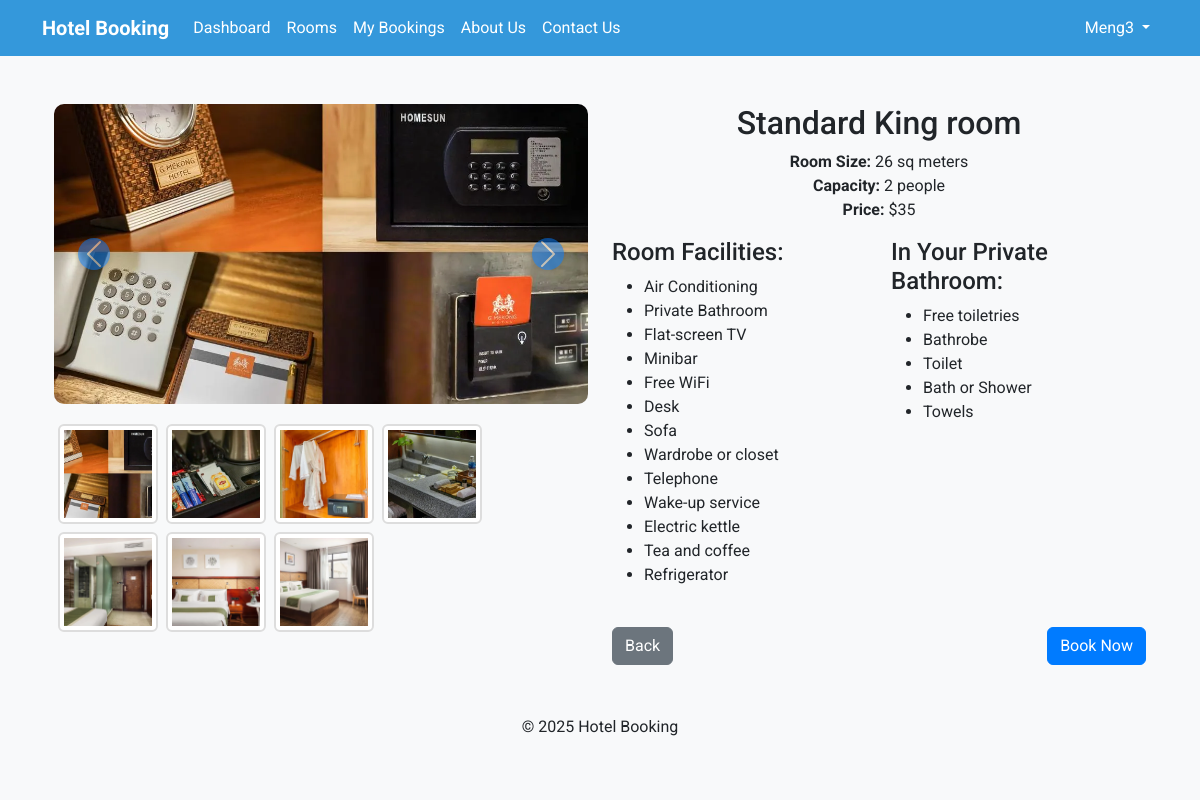
The page /rooms/4/ (signed in) on the database its author committed.
### bookings/models.py (models this page shows, shortened)
class RoomImage(models.Model):
    room = models.ForeignKey(Room, related_name='images', on_delete=models.CASCADE)
    image = models.ImageField(upload_to='upload/media/')

class Room(models.Model):
    room_type = models.CharField(max_length=50)
    price_per_night = models.IntegerField()
    is_available = models.BooleanField(default=True)
    capacity = models.PositiveIntegerField()
    size = models.IntegerField()
    quantity_available = models.PositiveIntegerField(default=1)
    default_image = models.ImageField(upload_to='upload/media/', blank=True, null=True)

### bookings/views.py (the view)
# urls.py: path('rooms/<int:room_id>/', views.view_room_detail, name='room_detail'),
@login_required
def view_room_detail(request, room_id):
    room = get_object_or_404(Room, id=room_id)
    room_images = RoomImage.objects.filter(room=room)  # Fetch all images related to the room
    return render(request, 'bookings/room_detail.html', {
        'room': room,
        'room_images': room_images,
    })

### bookings/templates/bookings/room_detail.html (shortened to what this page needs)
{% extends 'bookings/main.html' %}
{% block content %}
<div class="container mt-5">
    <div class="row">
        <div class="col-md-6">
            <div id="roomCarousel" class="carousel slide" data-bs-ride="carousel">
                <div class="carousel-inner">
                    {% for image in room_images %}
                    <div class="carousel-item {% if forloop.first %}active{% endif %}">
                        <img src="{{ image.image.url }}" class="d-block w-100" alt="Room Image">
                    </div>
                    {% endfor %}
                </div>
                <button class="carousel-control-prev" type="button" data-bs-target="#roomCarousel" data-bs-slide="prev">
                    <span class="carousel-control-prev-icon" aria-hidden="true"></span>
                </button>
                <button class="carousel-control-next" type="button" data-bs-target="#roomCarousel" data-bs-slide="next">
                    <span class="carousel-control-next-icon" aria-hidden="true"></span>
                </button>
            </div>
            <div class="mt-3 d-flex flex-wrap">
                {% for image in room_images %}
                <img src="{{ image.image.url }}" class="img-thumbnail m-1"
                    style="width: 100px; height: 100px; object-fit: cover;" alt="Thumbnail Image"
                    data-slide-index="{{ forloop.counter0 }}">
                {% endfor %}
            </div>
        </div>
        <div class="col-md-6">
            <div class="text-center">
                <h2>{{ room.room_type }}</h2>
                <p>
                    <strong>Room Size:</strong> {{ room.size }} sq meters<br>
                    <strong>Capacity:</strong> {{ room.capacity }} people<br>
                    <strong>Price:</strong> ${{ room.price_per_night }}<br>
                </p>
            </div>
            <div class="row">
                <div class="col-md-6">
                    <h4>Room Facilities:</h4>
                    <ul>
                        <li>Air Conditioning</li>
                        <li>Private Bathroom</li>
                        <li>Flat-screen TV</li>
                        <li>Minibar</li>
                        <li>Free WiFi</li>
                        <li>Desk</li>
                        <li>Sofa</li>
                        <li>Wardrobe or closet</li>
                        <li>Telephone</li>
                        <li>Wake-up service</li>
                        <li>Electric kettle</li>
                        <li>Tea and coffee</li>
                        <li>Refrigerator</li>
                    </ul>
                </div>
                <div class="col-md-6">
                    <h4>In Your Private Bathroom:</h4>
                    <ul>
                        <li>Free toiletries</li>
                        <li>Bathrobe</li>
                        <li>Toilet</li>
                        <li>Bath or Shower</li>
                        <li>Towels</li>
                    </ul>
                </div>
            </div>
            <div class="mt-4 d-flex justify-content-between">
                <a href="{% url 'room_list' %}" class="btn btn-secondary">Back</a>
                <a href="{% url 'book_room' %}?room_id={{ room.id }}" class="btn btn-primary">Book Now</a>
            </div>
        </div>
    </div>
</div>
{% endblock %}

### bookings/templates/bookings/navbar.html (shortened to what this page needs)
<nav class="navbar navbar-expand-lg navbar-light bg-primary">
    <div class="container">
        <a class="navbar-brand text-white fw-bold">Hotel Booking</a>
        <div class="collapse navbar-collapse" id="navbarNav">
            <ul class="navbar-nav me-auto">
                {% if user.is_authenticated %}
                {% if user.is_staff %}
                <li class="nav-item"><a class="nav-link text-white" href="{% url 'admin_dashboard' %}">Admin
                        Dashboard</a></li>
                {% else %}
                <li class="nav-item"><a class="nav-link text-white" href="{% url 'dashboard' %}"> Dashboard</a></li>
                <li class="nav-item"><a class="nav-link text-white" href="{% url 'room_list' %}">Rooms</a></li>
                <li class="nav-item"><a class="nav-link text-white" href="{% url 'my_bookings' %}">My Bookings</a></li>
                <li class="nav-item"><a class="nav-link text-white" href="{% url 'about' %}">About Us</a></li>
                <li class="nav-item"><a class="nav-link text-white" href="{% url 'contact' %}">Contact Us</a></li>
                {% endif %}
                {% endif %}
            </ul>
            <ul class="navbar-nav">
                {% if user.is_authenticated %}
                <li class="nav-item dropdown">
                    <a class="nav-link dropdown-toggle text-white" href="#" id="userDropdown" role="button"
                        data-bs-toggle="dropdown" aria-expanded="false">
                        {{ user.username }}
                    </a>
                </li>
                {% else %}
                <li class="nav-item"><a class="nav-link text-white" href="{% url 'login' %}">Login</a></li>
                <li class="nav-item"><a class="nav-link text-white" href="{% url 'register' %}">Register</a></li>
                {% endif %}
            </ul>
        </div>
    </div>
</nav>

### bookings/static/css/style.css (style rules this page uses)
body { background-color: #f8f9fa; font-family: "Arial", sans-serif; }
.btn-primary { background-color: #007bff; border-color: #007bff; transition: background-color 0.3s ease, transform 0.3s ease; }
.carousel-inner img { width: 100%; height: 300px; object-fit: cover; border-radius: 10px; }
.carousel-control-prev-icon, .carousel-control-next-icon { background-color: #007bff; border-radius: 50%; padding: 10px; box-shadow: 0 2px 4px rgba(0, 0, 0, 0.2); }
.img-thumbnail { cursor: pointer; border: 2px solid #ddd; margin: 2px; }

### bookings/templates/bookings/main.html (style rules this page uses)
body { font-family: 'Roboto', sans-serif; }
.bg-primary { background-color: #3498db !important; }

### rows shown on the page
RoomImage: image (picture)
RoomImage: image (picture)
RoomImage: image (picture)
RoomImage: image (picture)
RoomImage: image (picture)
RoomImage: image (picture)
RoomImage: image (picture)
Room: room_type "Standard King room", size "26", capacity "2", price_per_night "35"

### other values the page prints
{{ user.username }} "Meng3"
